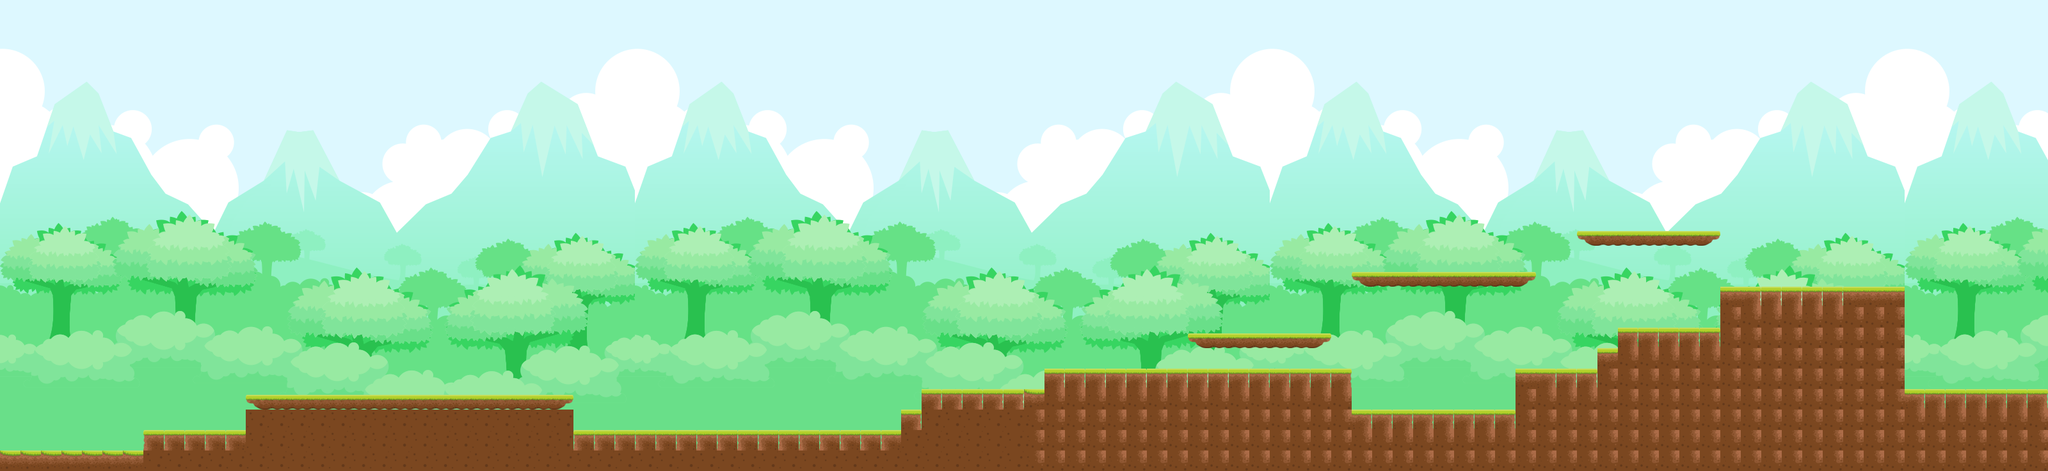

Tiled map render using the project's own tile images. Description and the map definition, with tile-layer contents summarised, below:
An orthogonal 100x23 tile map with 32x32 px tiles, 2 tile layers (baseLayer, GroundLayer), 3 tilesets and 31 objects (3x Diamond, 3x CutTopaz, 2x CutSapphire, 2x CutEmerald, 2x CutRuby, ...).

<map version="1.9" tiledversion="1.9.0" orientation="orthogonal" renderorder="right-down" width="100" height="23" tilewidth="32" tileheight="32" infinite="0" nextlayerid="5" nextobjectid="33">
 <tileset firstgid="1" name="background" tilewidth="32" tileheight="32" tilecount="713" columns="31">
  <image source="../images/background.png" width="1000" height="750" />
 </tileset>
 <tileset firstgid="714" name="Ground" tilewidth="32" tileheight="32" tilecount="18" columns="0">
  <grid orientation="orthogonal" width="1" height="1" />
  <tile id="0">
   <image width="32" height="32" source="../images/groundTiles/10.png" />
  </tile>
  <tile id="1">
   <image width="32" height="32" source="../images/groundTiles/11.png" />
  </tile>
  <tile id="2">
   <image width="32" height="32" source="../images/groundTiles/12.png" />
  </tile>
  <tile id="3">
   <image width="32" height="23" source="../images/groundTiles/13.png" />
  </tile>
  <tile id="4">
   <image width="32" height="23" source="../images/groundTiles/14.png" />
  </tile>
  <tile id="5">
   <image width="32" height="23" source="../images/groundTiles/15.png" />
  </tile>
  <tile id="6">
   <image width="32" height="32" source="../images/groundTiles/16.png" />
  </tile>
  <tile id="7">
   <image width="32" height="25" source="../images/groundTiles/17.png" />
  </tile>
  <tile id="8">
   <image width="32" height="32" source="../images/groundTiles/18.png" />
  </tile>
  <tile id="9">
   <image width="32" height="32" source="../images/groundTiles/1.png" />
  </tile>
  <tile id="10">
   <image width="32" height="32" source="../images/groundTiles/2.png" />
  </tile>
  <tile id="11">
   <image width="32" height="32" source="../images/groundTiles/3.png" />
  </tile>
  <tile id="12">
   <image width="32" height="32" source="../images/groundTiles/4.png" />
  </tile>
  <tile id="13">
   <image width="32" height="32" source="../images/groundTiles/5.png" />
  </tile>
  <tile id="14">
   <image width="32" height="32" source="../images/groundTiles/6.png" />
  </tile>
  <tile id="15">
   <image width="32" height="32" source="../images/groundTiles/7.png" />
  </tile>
  <tile id="16">
   <image width="32" height="32" source="../images/groundTiles/8.png" />
  </tile>
  <tile id="17">
   <image width="32" height="32" source="../images/groundTiles/9.png" />
  </tile>
 </tileset>
 <tileset firstgid="732" name="Gems" tilewidth="32" tileheight="32" tilecount="16" columns="0">
  <grid orientation="orthogonal" width="1" height="1" />
  <tile id="0">
   <image width="32" height="32" source="../images/gems/Obsidian.png" />
  </tile>
  <tile id="1">
   <image width="32" height="32" source="../images/gems/Pearl.png" />
  </tile>
  <tile id="2">
   <image width="32" height="32" source="../images/gems/Ruby.png" />
  </tile>
  <tile id="3">
   <image width="32" height="32" source="../images/gems/Sapphire.png" />
  </tile>
  <tile id="4">
   <image width="32" height="32" source="../images/gems/SilverIngot.png" />
  </tile>
  <tile id="5">
   <image width="32" height="32" source="../images/gems/SilverNugget.png" />
  </tile>
  <tile id="6">
   <image width="32" height="32" source="../images/gems/Topaz.png" />
  </tile>
  <tile id="7">
   <image width="32" height="32" source="../images/gems/Crystal.png" />
  </tile>
  <tile id="8">
   <image width="32" height="32" source="../images/gems/CutEmerald.png" />
  </tile>
  <tile id="9">
   <image width="32" height="32" source="../images/gems/CutRuby.png" />
  </tile>
  <tile id="10">
   <image width="32" height="32" source="../images/gems/CutSapphire.png" />
  </tile>
  <tile id="11">
   <image width="32" height="32" source="../images/gems/CutTopaz.png" />
  </tile>
  <tile id="12">
   <image width="32" height="32" source="../images/gems/Diamond.png" />
  </tile>
  <tile id="13">
   <image width="32" height="32" source="../images/gems/Emerald.png" />
  </tile>
  <tile id="14">
   <image width="32" height="32" source="../images/gems/GoldNugget.png" />
  </tile>
  <tile id="15">
   <image width="32" height="32" source="../images/gems/GoldenIngot.png" />
  </tile>
 </tileset>
 <layer id="1" name="baseLayer" width="100" height="23">
  <data>[2300 cells, 2300 non-empty, 713 distinct tile ids]</data>
 </layer>
 <layer id="2" name="GroundLayer" width="100" height="23">
  <data>[2300 cells, 432 non-empty, 9 distinct tile ids]</data>
 </layer>
 <objectgroup id="3" name="ground">
  <object id="1" x="2.66667" y="706.667" width="220" height="28.67" />
  <object id="2" x="226.667" y="673.333" width="156" height="61.3333" />
  <object id="3" x="385" y="618" width="508" height="117" />
  <object id="4" x="896" y="673" width="510" height="64" />
  <object id="5" x="1408" y="673" width="1790" height="62" />
  <object id="6" x="1409" y="641" width="31" height="28" />
  <object id="7" x="1441" y="608" width="191" height="64" />
  <object id="8" x="1633" y="575" width="479" height="97" />
  <object id="9" x="2111" y="639" width="256" height="35" />
  <object id="10" x="2689.33" y="448.667" width="286.667" height="223.333" />
  <object id="11" x="2368" y="577.333" width="126.667" height="96" />
  <object id="12" x="2496.67" y="544.667" width="31.3333" height="128" />
  <object id="13" x="2529.33" y="512" width="158.667" height="160" />
  <object id="14" x="2976.67" y="607.333" width="222" height="64.6667" />
  <object id="15" x="1856.67" y="522.667" width="222.667" height="21.3333" />
  <object id="16" x="2112" y="427.333" width="287.333" height="21.3333" />
  <object id="17" x="2465.33" y="362" width="222.667" height="20.6667" />
 </objectgroup>
 <objectgroup id="4" name="gems">
  <object id="18" class="CutSapphire" gid="742" x="452" y="574" width="32" height="32" />
  <object id="20" class="CutEmerald" gid="740" x="768" y="608" width="32" height="32" />
  <object id="21" class="CutEmerald" gid="740" x="1030" y="670" width="32" height="32" />
  <object id="22" class="Diamond" gid="744" x="1152" y="670" width="32" height="32" />
  <object id="23" class="Diamond" gid="744" x="1443.33" y="576.667" width="32" height="32" />
  <object id="24" class="CutTopaz" gid="743" x="1633.33" y="544.667" width="32" height="32" />
  <object id="25" class="CutTopaz" gid="743" x="1920.67" y="482" width="32" height="32" />
  <object id="26" class="CutTopaz" gid="743" x="2209.33" y="414.667" width="32" height="32" />
  <object id="27" class="Diamond" gid="744" x="2179.33" y="638" width="32" height="32" />
  <object id="28" class="CutSapphire" gid="742" x="2211.33" y="640.667" width="32" height="32" />
  <object id="29" class="CutRuby" gid="741" x="2272.67" y="638" width="32" height="32" />
  <object id="30" class="Sapphire" gid="735" x="2528.67" y="349.333" width="32" height="32" />
  <object id="31" class="SilverIngot" gid="736" x="2624" y="353.333" width="32" height="32" />
  <object id="32" class="CutRuby" gid="741" x="578" y="578" width="32" height="32" />
 </objectgroup>
</map>
